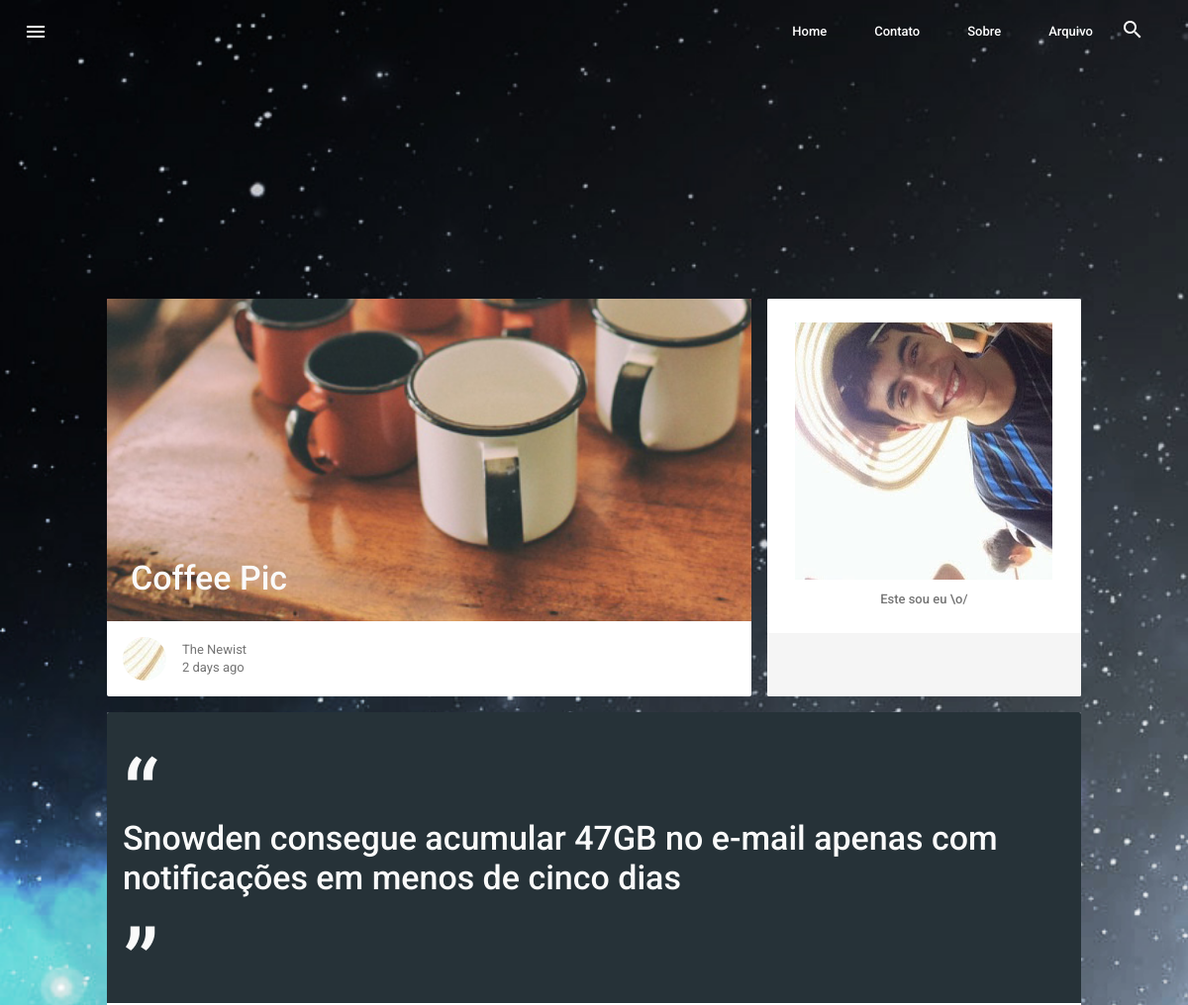
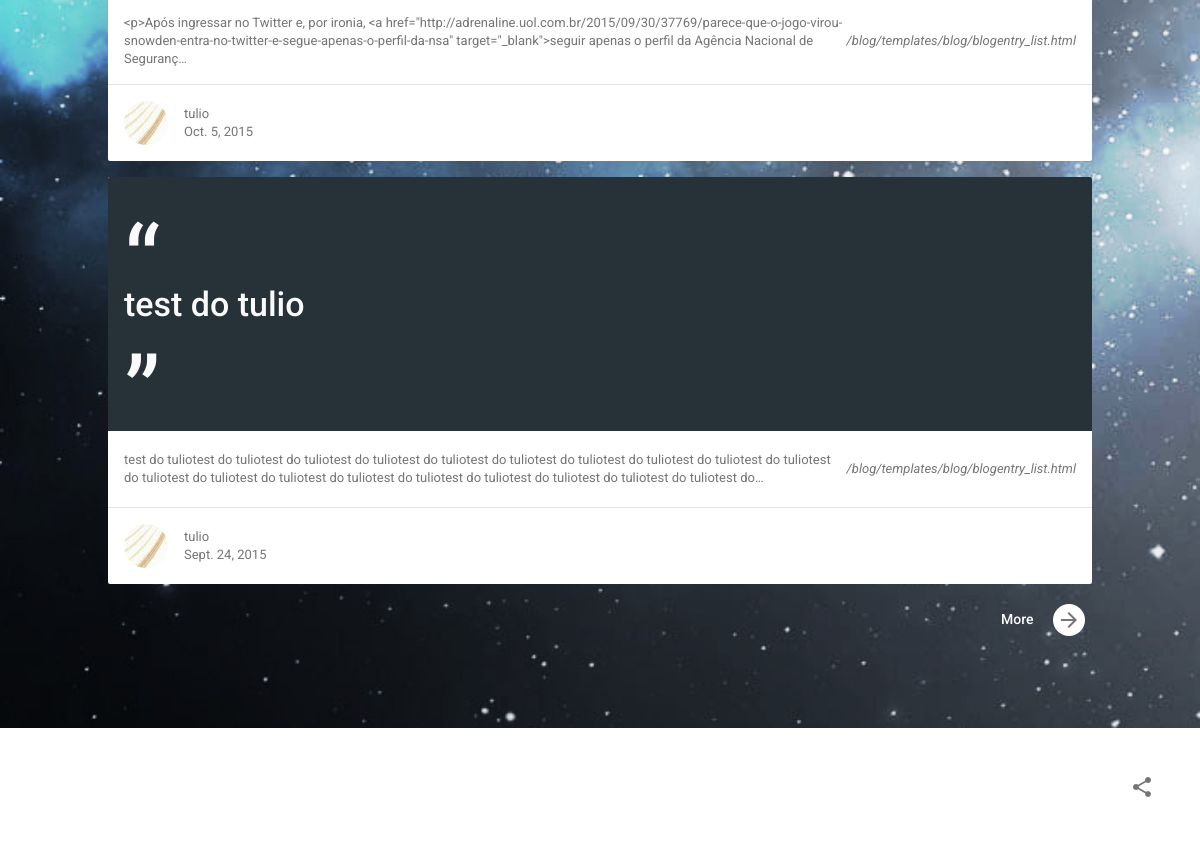
The app's page /blog/author/tulio/ with its own data (2 pictures, top to bottom).
### blog/models.py (models this page shows, shortened)
class BlogEntry(models.Model):
    title = models.CharField(max_length=100)
    slug = models.SlugField(max_length=100)
    text = models.TextField()
    summary = models.TextField()
    created_on = models.DateTimeField(default=datetime.max, editable=False)
    created_by = models.ForeignKey(User, unique=False)
    is_page = models.BooleanField(default=False)
    is_published = models.BooleanField(default=True)
    publish_date = models.DateTimeField(null=True)
    comments_allowed = models.BooleanField(default=True)
    is_rte = models.BooleanField(default=False)
    class Meta:
        ordering = ['-created_on']
        verbose_name_plural = 'Blog entries'
    def get_absolute_url(self):
        return reverse('blogentry-detail',
                       kwargs={'year': self.created_on.strftime('%Y'),
                               'month': self.created_on.strftime('%m'),
                               'slug': self.slug})

### blog/views.py (the view)
# urls.py: url(r'^author/(?P<username>[\w.@+-]+)/$', AuthorView.as_view(), name='author-detail'),
class AuthorView(ListView):
    def get_queryset(self):
        author = get_object_or_404(User, username=self.kwargs['username'])
        self.kwargs['author'] = author
        author_posts = author.blogentry_set.filter(is_published=True)
        return author_posts
    def get_paginate_by(self, queryset):
        paginate_by = Blog.objects.get_blog().entries_per_page
        return paginate_by
    def get_context_data(self, **kwargs):
        context = super(AuthorView, self).get_context_data(**kwargs)
        context['author'] = self.kwargs['author']
        return context

### blog/models.py (called while the page is built)
    def get_blog(self):
        blogs = self.all()
        if blogs:
            return blogs[0]
        return None

### blog/templates/blog/blogentry_list.html (shortened to what this page needs)
{% extends "blog/base.html" %}
{% block content %}
				{% for blogentry in object_list %}
                    <div class="mdl-card amazing mdl-cell mdl-cell--12-col">
                        <div class="mdl-card__title mdl-color-text--grey-50">
                            <h3 class="quote"><a href="{{ blogentry.get_absolute_url }}">{{ blogentry.title }}</a></h3>
                        </div>
                        <div class="mdl-card__supporting-text mdl-color-text--grey-600">
                        	{{ blogentry.text|truncatechars:"255" }} <br /> <i>/blog/templates/blog/blogentry_list.html</i>
                        </div>
                        <div class="mdl-card__supporting-text meta mdl-color-text--grey-600">
                            <div class="minilogo"></div>
                            <div>
                                <strong>{{ blogentry.created_by }}</strong>
                                <span>{{ blogentry.created_on|date }}</span>
                            </div>
                        </div>
                    </div>
                {% empty %}
                	No articles yet.
                {% endfor %}
{% endblock %}

### blog/static/css/blog.css (style rules this page uses)
body::before { background-image: url('../images/bg.jpg'); background-size: cover; background-attachment: fixed; content: ''; will-change: transform; z-index: -1; left: 0; right: 0; bottom: 0; top: 0; position: fixed; }
.blog .mdl-card { display: -webkit-box; display: -webkit-flex; display: -ms-flexbox; display: flex; -webkit-box-orient: vertical; -webkit-box-direction: normal; -webkit-flex-direction: column; -ms-flex-direction: column; flex-direction: column; -webkit-box-align: stretch; -webkit-align-items: stretch; -ms-flex-align: stretch; align-items: stretch; min-height: 360px; }
.blog .mdl-card__title { padding: 16px; -webkit-box-flex: 1; -webkit-flex-grow: 1; -ms-flex-positive: 1; flex-grow: 1; }
.blog .mdl-card__media a, .blog .mdl-card__title a { color: inherit; }
.blog .mdl-card__supporting-text { width: 100%; padding: 16px; min-height: 64px; display: -webkit-box; display: -webkit-flex; display: -ms-flexbox; display: flex; -webkit-box-align: center; -webkit-align-items: center; -ms-flex-align: center; align-items: center; }
.blog .mdl-card__supporting-text strong { font-weight: 400; }
.blog .mdl-card__supporting-text:not(:last-child) { box-sizing: border-box; min-height: 76px; }
.blog:not(.blog--blogpost) .mdl-card__supporting-text ~ .mdl-card__supporting-text { border-top: 1px solid rgba(0,0,0,0.1); }
.blog .meta { box-sizing: border-box; padding: 16px; display: -webkit-box; display: -webkit-flex; display: -ms-flexbox; display: flex; -webkit-box-orient: horizontal; -webkit-box-direction: normal; -webkit-flex-direction: row; -ms-flex-direction: row; flex-direction: row; -webkit-box-align: center; -webkit-align-items: center; -ms-flex-align: center; align-items: center; -webkit-box-pack: start; -webkit-justify-content: flex-start; -ms-flex-pack: start; justify-content: flex-start; height: auto; }
.blog .meta > *:first-child { margin-right: 16px; }
.blog .meta > * { display: -webkit-box; display: -webkit-flex; display: -ms-flexbox; display: flex; -webkit-box-orient: vertical; -webkit-box-direction: normal; -webkit-flex-direction: column; -ms-flex-direction: column; flex-direction: column; }
.blog .mdl-card h3 { margin: 0; }
.blog .mdl-card h3 a { text-decoration: none; }
.blog .mdl-card h3.quote:before, .blog .mdl-card h3.quote:after { display: block; font-size: 3em; margin-top: 0.5em; }
.blog .mdl-card h3.quote:before { content: '“'; }
.blog .mdl-card h3.quote:after { content: '”'; }
.blog .amazing .mdl-card__title { background-color: #263238; }
.blog .minilogo { width: 44px; height: 44px; background-image: url('../images/avatar.jpg'); background-position: center; background-repeat: no-repeat; border-radius: 22px; background-color: #F5F5F5; }

### records on screen
BlogEntry: title "Snowden consegue acumular 47GB no e-mail apenas com notificações em menos de cinco dias", text "<p>Após ingressar no Twitter e, por ironia, <a href=\"http://adrenaline.uol.com.br/2015/09/30/37769/parece-que-o-jogo-virou-snowden-entra-no-twitter-e-segue-apenas-o-perfil-da-nsa\" target=\"_blank\">seguir apenas o perfil da Agência Nacional de Seguranç…", created_by "tulio", created_on "Oct. 5, 2015"
BlogEntry: title "test do tulio", text "test do tuliotest do tuliotest do tuliotest do tuliotest do tuliotest do tuliotest do tuliotest do tuliotest do tuliotest do tuliotest do tuliotest do tuliotest do tuliotest do tuliotest do tuliotest do tuliotest do tuliotest do tuliotest do tuliotest do…", created_by "tulio", created_on "Sept. 24, 2015"
